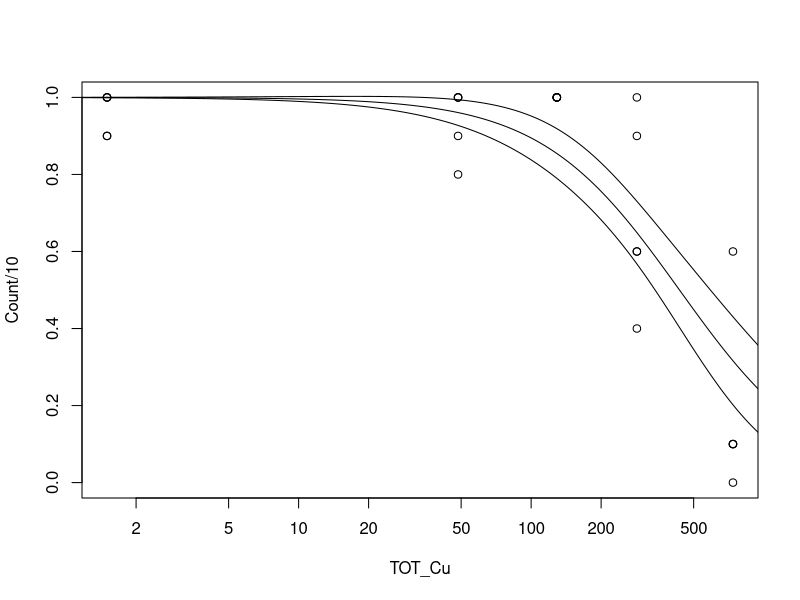
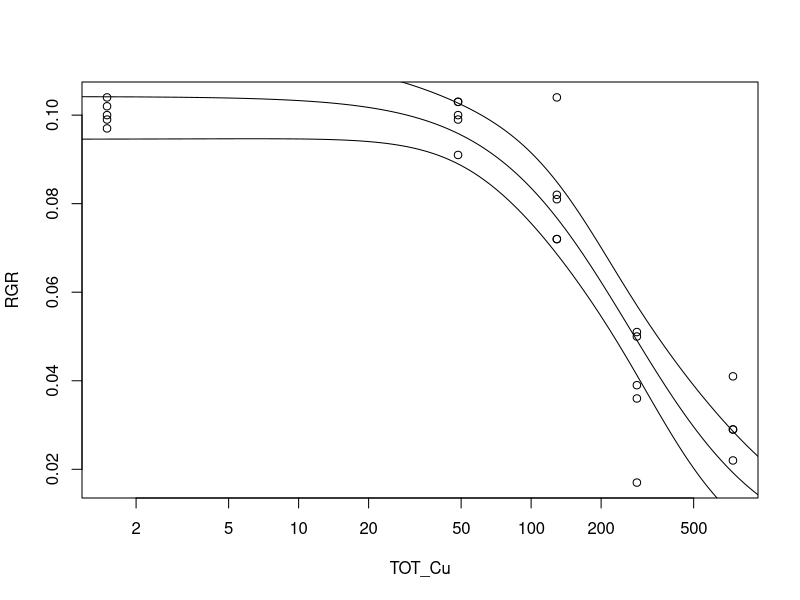
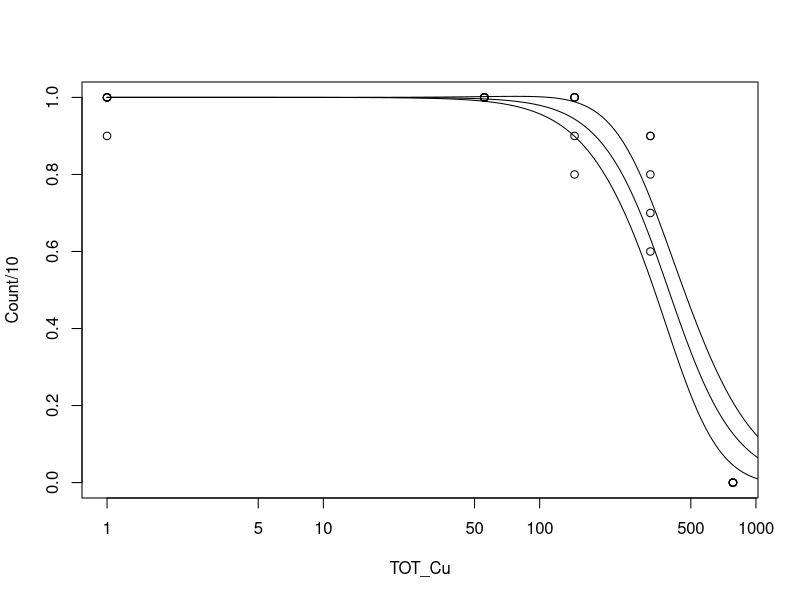
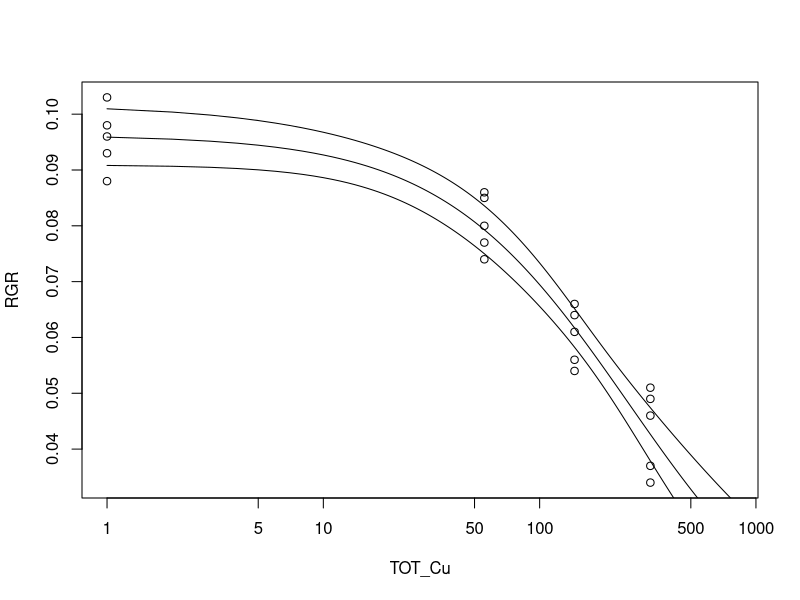
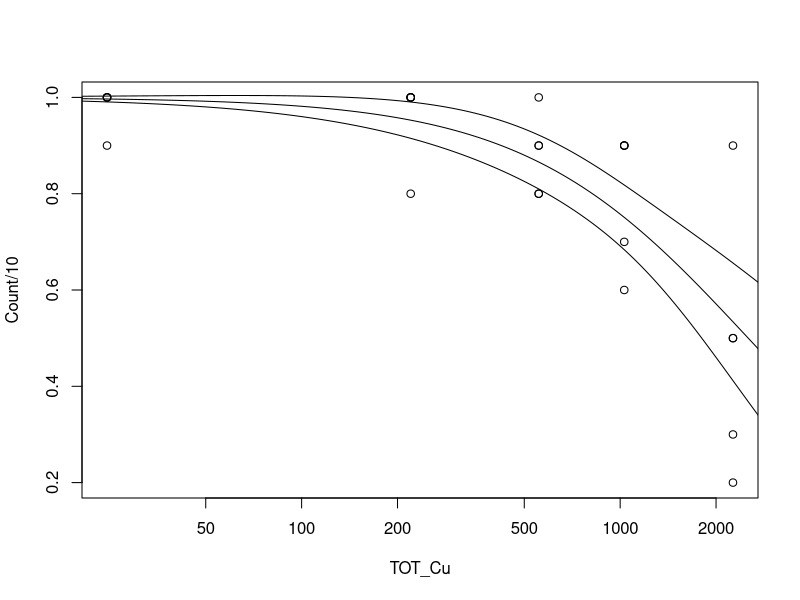
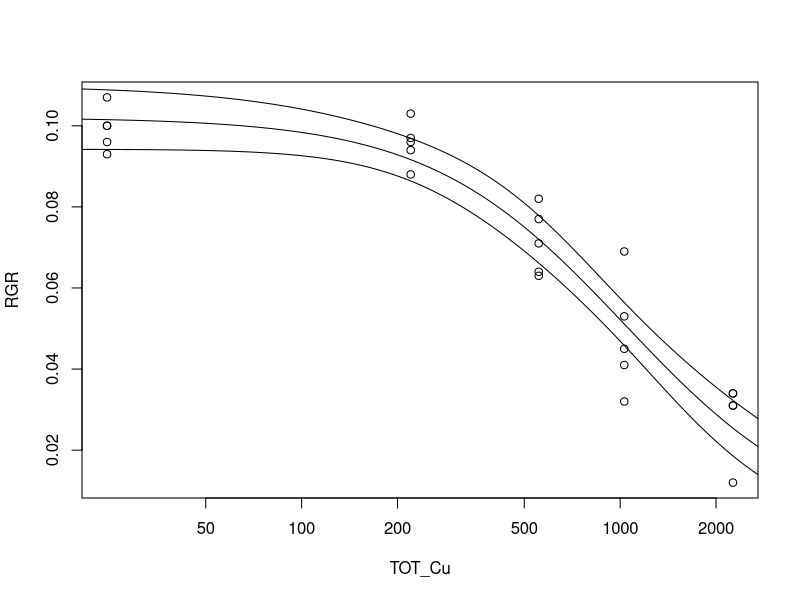
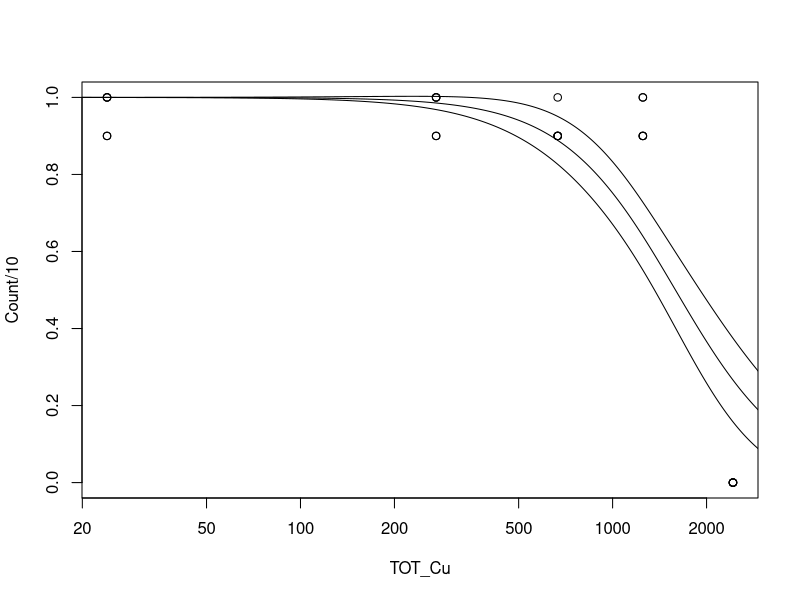
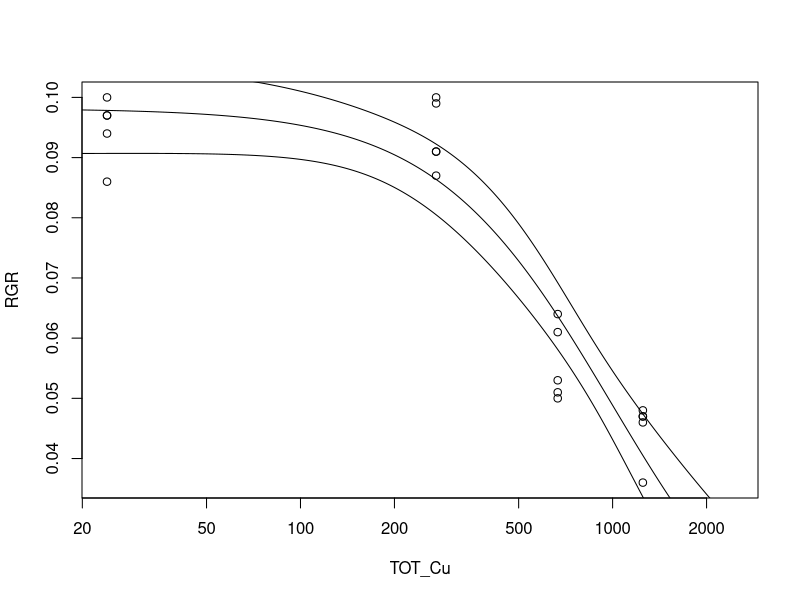

Generate these figures, in order, with R: (Note: this script raises an error after producing the figures.)
## ---- chunk 1
#Function to calculate EC values for growth with 95% confidence intervals
ECXX=function(model,percent){
  ECname = paste("EC",percent)
  dose=names(model$dataClasses)
  EC = (100-percent)/100 
  ref = model$m$getPar()[1]
  min.x = 1
  max.x = 10000 #Might need to change the range
  range = seq(min.x,max.x,by=1)
  new.range = data.frame(frame=seq(min.x,max.x,by=1))
  names(new.range)[[1]]=dose
  bf = predict(model,newdata=new.range)
  locEC=which.min(abs(bf-ref*EC))
  se = sqrt(apply(attr(predict(model, newdata=new.range),"gradient"),1,function(x) sum(vcov(model)*outer(x,x))))
  LCI=bf+se*qnorm(0.025)
  locL=which.min(abs(LCI-ref*EC))
  UCI=bf+se*qnorm(0.975)
  locU=which.min(abs(UCI-ref*EC))
  result=c(range[locEC],range[locL],range[locU])
  result = signif(result,digits=3)
  names(result)[[1]]=ECname
  names(result)[[2]]="Lower-bound (2.5%)"
  names(result)[[3]]="Upper-bound (97.5%)"
  print(result)
  mat=cbind(new.range,bf,LCI,UCI)
  invisible(list(ResultTable=result,CImat=mat))
}

#Function to calculate LC values for survival with 95% confidence intervals
LCXX=function(model,percent){
  LCname = paste("LC",percent)
  dose = names(model$coef)[2]
  dose = ifelse(grepl("log",dose),sub("\\).*", "", sub(".*\\(", "", dose)) ,dose)
  EC = (100-percent)/100 
  min.x = 1
  max.x = 10000 #Might need to change the range
  range = seq(min.x,max.x,by=1)
  new.range = data.frame(frame=seq(min.x,max.x,by=1))
  names(new.range)[[1]]=dose
  bf = predict(model,newdata=new.range,type="response",se.fit=T)
  locLC=which.min(abs(bf$fit-EC))
  LCI=bf$fit+bf$se.fit*qnorm(0.025)
  locL=which.min(abs(LCI-EC))
  UCI=bf$fit+bf$se.fit*qnorm(0.975)
  locU=which.min(abs(UCI-EC))
  result=c(range[locLC],range[locL],range[locU])
  result = signif(result,digits=3)
  names(result)[[1]]=LCname
  names(result)[[2]]="Lower-bound (2.5%)"
  names(result)[[3]]="Upper-bound (97.5%)"
  print(result)
  mat=cbind(new.range,bf$fit,LCI,UCI)
  invisible(list(ResultTable=result,CImat=mat))
  	}

#Function to complete ANOVA-like inference from non-linear least-squares regression
ANOVA_F=function(mod,y){
  ypred=predict(mod)
  y.no.na = y[!is.na(y)]
  dfnum = length(mod$m$getPar())-1
  dfden = length(y.no.na)-length(mod$m$getPar())
  SSerr=sum((ypred-y.no.na)^2)
	SSreg=sum((ypred-mean(y.no.na))^2)
	SStot = SSerr + SSreg
  Frat = (SSreg/dfnum)/(SSerr/dfden)
  probF = pf(Frat,dfnum,dfden,lower.tail=F)
  Rsquare = 1-(SSerr/SStot)
  result=c(Frat,probF,Rsquare)
  names(result)[[1]]="F ratio"
	names(result)[[2]]="P-value"
  names(result)[[3]]="R-squared"
  return(result)
	}
## ---- chunk 2
CuTox<-read.csv(file="Cu_Ha.csv")
summary(CuTox)
CuTox$Nom_Cu<-factor(CuTox$Nom_Cu)
CuTox$Dead<-10-CuTox$Count

OcoeeTox<-subset(CuTox,CuTox$Sediment=="Ocoee")
DowTox<-subset(CuTox,CuTox$Sediment=="Dow")
OcoeeTox$Nom_Cu<-OcoeeTox$Nom_Cu[,drop=T]
DowTox$Nom_Cu<-DowTox$Nom_Cu[,drop=T]
DowToxF<-subset(DowTox,DowTox$Treat=="F")
DowToxS<-subset(DowTox,DowTox$Treat=="S")
OcoeeToxF<-subset(OcoeeTox,OcoeeTox$Treat=="F")
OcoeeToxS<-subset(OcoeeTox,OcoeeTox$Treat=="S")
## ---- chunk 3
plot(Count/10~(TOT_Cu),data=DowToxF,log="x")
DFsurv <- glm(cbind(Count,Dead)~log10(TOT_Cu),data=DowToxF,family=binomial)
summary(DFsurv)
shapiro.test(resid(DFsurv)) #OK
#p < 0.001
1-DFsurv$deviance/DFsurv$null.deviance
#R2 = 0.55

DFs = LCXX(DFsurv,50) #LC50 = 435 mg/kg
for(i in 1:3){lines(DFs$CImat[,1],(DFs$CImat[,1+i]))}

plot(RGR~TOT_Cu,data=DowToxF,log="x")
DFg <- nls(RGR~SSlogis(log10(TOT_Cu),Asym,xmid,scal),data=DowToxF)
summary(DFg)
shapiro.test(resid(DFg)) #OK
ANOVA_F(DFg,DowToxF$RGR) # p < 0.001, r2 = 0.88

DF = ECXX(DFg,10) #EC10 = 57
for(i in 1:3){lines(DF$CImat[,1],DF$CImat[,1+i])}
## ---- chunk 4
plot(Count/10~TOT_Cu,data=DowToxS,log="x")
DSsurv <- glm(cbind(Count,Dead)~log10(TOT_Cu),data=DowToxS,family=binomial)
summary(DSsurv)
shapiro.test(resid(DSsurv)) #0.003
1-DSsurv$deviance/DSsurv$null.deviance
#p < 0.001, r2 = 0.74

DSs = LCXX(DSsurv,50) #LC50 395 
for(i in 1:3){lines(DSs$CImat[,1],DSs$CImat[,i+1])}

plot(RGR~TOT_Cu,data=DowToxS,log="x")
DSg <- nls(RGR~SSlogis(log10(TOT_Cu),Asym,xmid,scal),data=DowToxS)
summary(DSg)
shapiro.test(resid(DSg)) #OK
ANOVA_F(DSg,DowToxS$RGR) #p < 0.001, r2 = 0.93

DS = ECXX(DSg,10) #EC10 = 29
for(i in 1:3){lines(DS$CImat[,1],DS$CImat[,1+i])}
## ---- chunk 5
plot(Count/10~TOT_Cu,data=OcoeeToxF,log="x")
OFsurv <- glm(cbind(Count,Dead)~log10(TOT_Cu),data=OcoeeToxF,binomial)
summary(OFsurv)
shapiro.test(resid(OFsurv)) #OK
1-OFsurv$deviance/OFsurv$null.deviance
 #p < 0.001, r2= 0.59

OFs = LCXX(OFsurv,50) #LC50 = 2520
for(i in 1:3){lines(OFs$CImat[,1],OFs$CImat[,1+i])}

plot(RGR~TOT_Cu,data=OcoeeToxF,log="x")
OFg <- nls(RGR~SSlogis(log10(TOT_Cu),Asym,xmid,scal),data=OcoeeToxF)
summary(OFg)
shapiro.test(resid(OFg)) #OK
ANOVA_F(OFg,OcoeeToxF$RGR) #p < 0.001, r2 = 0.91

OF = ECXX(OFg,10) #EC10 = 217
for(i in 1:3){lines(OF$CImat[,1],OF$CImat[,i+1])}
## ---- chunk 6
plot(Count/10~TOT_Cu,data=OcoeeToxS,log="x")
OSsurv <- glm(cbind(Count,Dead)~log10(TOT_Cu),data=OcoeeToxS,binomial)
shapiro.test(resid(OSsurv)) #OK
summary(OSsurv)
1-OSsurv$deviance/OSsurv$null.deviance
#p < 0.001, r2 = 0.54

OSs = LCXX(OSsurv,50) #LC50 = 1590
for(i in 1:3){lines(OSs$CImat[,1],OSs$CImat[,1+i])}

plot(RGR~TOT_Cu,data=OcoeeToxS,log="x")
OSg <- nls(RGR~SSlogis(log10(TOT_Cu),Asym,xmid,scal),data=OcoeeToxS)
shapiro.test(resid(OSg)) #OK
summary(OSg)
ANOVA_F(OSg,OcoeeToxS$RGR) #p < 0.001, r2 = 0.89

OS = ECXX(OSg,10) #EC10 = 238
for(i in 1:3){lines(OS$CImat[,1],OS$CImat[,i+1])}
## ---- chunk 7
#Dow
plot(RGR~SEMAVSfOC2,data=DowToxS,ylim=c(0,0.12),col="orangered3",las=1,log="x",xlim=c(1,1000))
points(RGR~SEMAVSfOC2,data=DowToxF,col="royalblue3",pch=15)

#Dow F alone
DFsao <- nls(RGR~SSlogis(log10(SEMAVSfOC2),Asym,xmid,scal),data=DowToxF)
shapiro.test(resid(DFsao))
summary(DFsao)
ANOVA_F(DFsao,DowToxF$RGR)
DF.EC <- ECXX(DFsao,10)

#Dow S alone
DSsao <- nls(RGR~SSlogis(log10(SEMAVSfOC2),Asym,xmid,scal),data=DowToxS)
shapiro.test(resid(DSsao))
summary(DSsao)
ANOVA_F(DSsao,DowToxS$RGR)
DS.EC <-ECXX(DSsao,10)

#Combined model
Dsao <- nls(RGR~SSlogis(log10(SEMAVSfOC2),Asym,xmid,scal),data=DowTox)
shapiro.test(resid(Dsao))
summary(Dsao)
ANOVA_F(Dsao,DowTox$RGR)
D.EC <- ECXX(Dsao,10)

#Ocoee
plot(RGR~SEMAVSfOC2,data=OcoeeToxS,ylim=c(0,0.12),col="orangered3",las=1,log="x",xlim=c(1,10000))
points(RGR~SEMAVSfOC2,data=OcoeeToxF,col="royalblue3",pch=15)

#Ocoee F alone
OFsao <- nls(RGR~SSlogis(log10(SEMAVSfOC2),Asym,xmid,scal),data=OcoeeToxF)
summary(OFsao)
shapiro.test(resid(OFsao))
ANOVA_F(OFsao,OcoeeToxF$RGR)
OF.EC <- ECXX(OFsao,10)

#Ocoee S alone
OSsao <- nls(RGR~SSlogis(log10(SEMAVSfOC2),Asym,xmid,scal),data=OcoeeToxS)
summary(OSsao)
shapiro.test(resid(OSsao))
ANOVA_F(OSsao,OcoeeToxS$RGR)
OS.EC <- ECXX(OSsao,10)

#Combined model
Osao <- nls(RGR~SSlogis(log10(SEMAVSfOC2),Asym,xmid,scal),data=OcoeeTox)
shapiro.test(resid(Osao))
summary(Osao)
ANOVA_F(Osao,OcoeeTox$RGR)
O.EC <- ECXX(Osao,10)
## ---- chunk 8
NiTox<-read.csv(file="Ni_Ha.csv")
summary(NiTox)
NiTox$Nom_Ni<-factor(NiTox$Nom_Ni)
NiTox$Dead<-10-NiTox$Count

BurnTox<-subset(NiTox,NiTox$Sediment=="Burn")
RaisinTox<-subset(NiTox,NiTox$Sediment=="Raisin")
BurnTox$Nom_Ni<-BurnTox$Nom_Ni[,drop=T]
RaisinTox$Nom_Ni<-RaisinTox$Nom_Ni[,drop=T]
BurnToxF<-subset(BurnTox,BurnTox$Treat=="F")
BurnToxS<-subset(BurnTox,BurnTox$Treat=="S")
RaisinToxF<-subset(RaisinTox,RaisinTox$Treat=="F")
RaisinToxS<-subset(RaisinTox,RaisinTox$Treat=="S")
## ---- chunk 9
plot(Count/10~TOT_Ni,log="x",data=BurnToxF)
BFsurv = glm(cbind(Count,Dead)~log10(TOT_Ni),data=BurnToxF,binomial)
summary(BFsurv)
shapiro.test(resid(BFsurv)) #0.02
1-BFsurv$deviance/BFsurv$null.deviance
#p = 0.79, r2 < 0.01
#No significant mortality in any treatments

plot(RGR~TOT_Ni,log="x",data=BurnToxF)
BFg=nls(RGR~SSlogis(log10(TOT_Ni),Asym,xmid,scal),data=BurnToxF)
summary(BFg)
shapiro.test(resid(BFg)) #OK
ANOVA_F(BFg,BurnToxF$RGR) #p = 0.002, r2 = 0.44

BF = ECXX(BFg,10) #EC10 = 951 mg/kg
for(i in 1:3){lines(BF$CImat[,1],BF$CImat[,(1+i)])} 
## ---- chunk 10
plot(Count/10~TOT_Ni,log="x",data=BurnToxS)
BSsurv = glm(cbind(Count,Dead)~log10(TOT_Ni),data=BurnToxS,binomial)
summary(BSsurv)
shapiro.test(resid(BSsurv)) #OK
1-BSsurv$deviance/BSsurv$null.deviance
#p < 0.001, r2 < 0.38
#No significant mortality in any treatments

BSs = LCXX(BSsurv,50) #LC50 = 1720
for(i in 1:3){lines(BSs$CImat[,1],BSs$CImat[,1+i])}

plot(RGR~TOT_Ni,log="x",data=BurnToxS)
BSg=nls(RGR~SSlogis(log10(TOT_Ni),Asym,xmid,scal),data=BurnToxS)
summary(BSg)
shapiro.test(resid(BSg)) #OK
ANOVA_F(BSg,BurnToxS$RGR) #p < 0.001, r2 = 0.64

BS = ECXX(BSg,10) #EC10 = 1010 mg/kg
for(i in 1:3){lines(BS$CImat[,1],BS$CImat[,(1+i)])} 
## ---- chunk 11
plot(Count/10~TOT_Ni,log="x",data=RaisinToxF)
RFsurv = glm(cbind(Count,Dead)~log10(TOT_Ni),data=RaisinToxF,binomial)
summary(RFsurv)
shapiro.test(resid(RFsurv)) #OK
1-RFsurv$deviance/RFsurv$null.deviance
#p < 0.001, r2 = 0.54

RFs = LCXX(RFsurv,50) #LC50 = 504
for(i in 1:3){lines(RFs$CImat[,1],RFs$CImat[,1+i])}

plot(RGR~TOT_Ni,log="x",data=RaisinToxF)
RFg=nls(RGR~SSlogis(log10(TOT_Ni),Asym,xmid,scal),data=RaisinToxF)
summary(RFg)
shapiro.test(resid(RFg)) #OK
ANOVA_F(RFg,RaisinToxF$RGR) #p < 0.001, r2 = 0.85

RF = ECXX(RFg,10) #EC10 = 242 mg/kg
for(i in 1:3){lines(RF$CImat[,1],RF$CImat[,(1+i)])} 
## ---- chunk 12
plot(Count/10~TOT_Ni,log="x",data=RaisinToxS)
RSsurv = glm(cbind(Count,Dead)~log10(TOT_Ni),data=RaisinToxS,binomial)
summary(RSsurv)
shapiro.test(resid(RSsurv)) #OK
1-RSsurv$deviance/RSsurv$null.deviance
#p < 0.001, r2 = 0.27

RSs = LCXX(RSsurv,50) #LC50 = 803
for(i in 1:3){lines(RSs$CImat[,1],RSs$CImat[,1+i])}

plot(RGR~TOT_Ni,log="x",data=RaisinToxS)
RSg=nls(RGR~SSlogis(log10(TOT_Ni),Asym,xmid,scal),data=RaisinToxS)
summary(RSg)
shapiro.test(resid(RSg)) #0.02
ANOVA_F(RSg,RaisinToxS$RGR) #p < 0.001, r2 = 0.87

RS = ECXX(RSg,10) #EC10 = 499 mg/kg
for(i in 1:3){lines(RS$CImat[,1],RS$CImat[,(1+i)])} 
## ---- chunk 13
#Remove control treatment for regression models
BurnTox.no0 <- subset(BurnTox,Nom_Ni!="0")
RaisinTox.no0 <- subset(RaisinTox,Nom_Ni!="0")

#Burntwood
plot(Tissue_Ni~TOT_Ni,data=BurnTox,col=as.numeric(Treat),log="xy")
Btiss = lm(log10(Tissue_Ni)~log10(TOT_Ni)*Treat,data=BurnTox.no0)
summary.aov(Btiss) #Treatment effect p = 0.95
shapiro.test(resid(Btiss))

  #Simplified model without sediment prep. treatment
Btiss1 <- lm(log10(Tissue_Ni)~log10(TOT_Ni),data=BurnTox.no0) 
summary(Btiss1)
abline(Btiss1)

#Raisin
plot(Tissue_Ni~TOT_Ni,data=RaisinTox,col=as.numeric(Treat),log="xy")
Rtiss = lm(log10(Tissue_Ni)~log10(TOT_Ni)*Treat,data=RaisinTox.no0)
summary.aov(Rtiss) #Treatment effect p = 0.72
shapiro.test(resid(Rtiss)) #OK

  #Simplified model without sediment prep. treatment
Rtiss1 <- lm(log10(Tissue_Ni)~log10(TOT_Ni),data=RaisinTox.no0)
summary(Rtiss1)
abline(Rtiss1)
## ---- chunk 14
#Burntwood
plot(RGR~SEMAVSfOC2,data=BurnToxS,ylim=c(0,0.12),col="orangered3",las=1,log="x",xlim=c(1,1000))
points(RGR~SEMAVSfOC2,data=BurnToxF,col="royalblue3",pch=15)

#Burntwood F alone
BFsao <- nls(RGR~SSlogis(log10(SEMAVSfOC2),Asym,xmid,scal),data=BurnToxF)
shapiro.test(resid(BFsao))
summary(BFsao)
ANOVA_F(BFsao,BurnToxF$RGR)
BF.EC <- ECXX(BFsao,10)

#Dow S alone
BSsao <- nls(RGR~SSlogis(log10(SEMAVSfOC2),Asym,xmid,scal),data=BurnToxS)
shapiro.test(resid(BSsao))
summary(BSsao)
ANOVA_F(BSsao,BurnToxS$RGR)
BS.EC <-ECXX(BSsao,10)

#Combined model
Bsao <- nls(RGR~SSlogis(log10(SEMAVSfOC2),Asym,xmid,scal),data=BurnTox,control = list(maxiter = 500))
shapiro.test(resid(Bsao))
summary(Bsao)
ANOVA_F(Bsao,BurnTox$RGR)
B.EC <- ECXX(Bsao,10)

#Raisin
plot(RGR~SEMAVSfOC2,data=RaisinToxS,ylim=c(0,0.12),col="orangered3",las=1,log="x",xlim=c(1,1000))
points(RGR~SEMAVSfOC2,data=RaisinToxF,col="royalblue3",pch=15)

#Combined Raisin model
Rsao <- nls(RGR~SSlogis(log10(SEMAVSfOC2),Asym,xmid,scal),data=RaisinTox)
shapiro.test(resid(Rsao))
summary(Rsao)
ANOVA_F(Rsao,RaisinTox$RGR)
R.EC <- ECXX(Rsao,10)
## ---- chunk 15
ZnTox<-read.csv(file="Zn_Ha.csv")
summary(ZnTox)
ZnTox$Nom_Zn<-factor(ZnTox$Nom_Zn)

ZnToxF<-subset(ZnTox,ZnTox$Treat=="F")
ZnToxS<-subset(ZnTox,ZnTox$Treat=="S")
## ---- chunk 16
plot(Count/10~TOT_Zn,log="x",data=ZnToxF)
ZFsurv = glm(cbind(Count,Dead)~log10(TOT_Zn),data=ZnToxF,binomial)
summary(ZFsurv)
shapiro.test(resid(ZFsurv)) #OK
1-ZFsurv$deviance/ZFsurv$null.deviance
#p = 0.11, r2 = 0.03
  #Logistic model for survival is not significant

plot(RGR~TOT_Zn,log="x",data=ZnToxF)
ZFg=nls(RGR~SSlogis(log10(TOT_Zn),Asym,xmid,scal),data=ZnToxF)
summary(ZFg)
  #Cannot calculate logistic model, no reduction in growth rate
## ---- chunk 17
plot(Count/10~TOT_Zn,log="x",data=ZnToxS)
ZSsurv = glm(cbind(Count,Dead)~log10(TOT_Zn),data=ZnToxS,binomial)
summary(ZSsurv)
shapiro.test(resid(ZSsurv)) #OK
1-ZSsurv$deviance/ZSsurv$null.deviance
#p = 0.22, r2 = 0.03
  #Logistic model for survival is not significant

plot(RGR~TOT_Zn,log="x",data=ZnToxS)
ZSg=nls(RGR~SSlogis(log10(TOT_Zn),Asym,xmid,scal),data=ZnToxS)
summary(ZSg)
shapiro.test(resid(ZSg)) #OK
ANOVA_F(ZSg,ZnToxS$RGR) #p = 0.01, r2 = 0.30

ZS = ECXX(ZSg,10) #EC10 = 4260 mg/kg
for(i in 1:3){lines(ZS$CImat[,1],ZS$CImat[,(1+i)])} 
## ---- chunk 18
plot(Tissue_Zn~TOT_Zn,data=ZnTox,log="xy",col=c("royalblue3","orangered3")[Treat])
Ztiss = lm(log10(Tissue_Zn)~log10(TOT_Zn)*Treat,data=ZnTox)
summary.aov(Ztiss)
shapiro.test(resid(Ztiss))
abline(Ztiss)
plot(Ztiss,which=1) #Not linear

Ztiss2 <- aov(log10(Tissue_Zn)~as.factor(Nom_Zn)*Treat,data=ZnTox)
shapiro.test(resid(Ztiss2))
summary(Ztiss2)
TukeyHSD(Ztiss2)
boxplot(log10(Tissue_Zn)~Treat,data=ZnTox)
## ---- chunk 19
plot(RGR~SEMAVSfOC2,data=ZnTox,col=c("royalblue3","orangered3")[Treat],log="x")
Zsao <- nls(RGR~SSlogis(log10(SEMAVSfOC2),Asym,xmid,scal),data=ZnTox)
shapiro.test(resid(Zsao)) #OK p = 0.02
summary(Zsao)
ANOVA_F(Zsao,ZnTox$RGR) #p = 0.31
  #Logistic model for growth and bioavailable Zn is not significant
